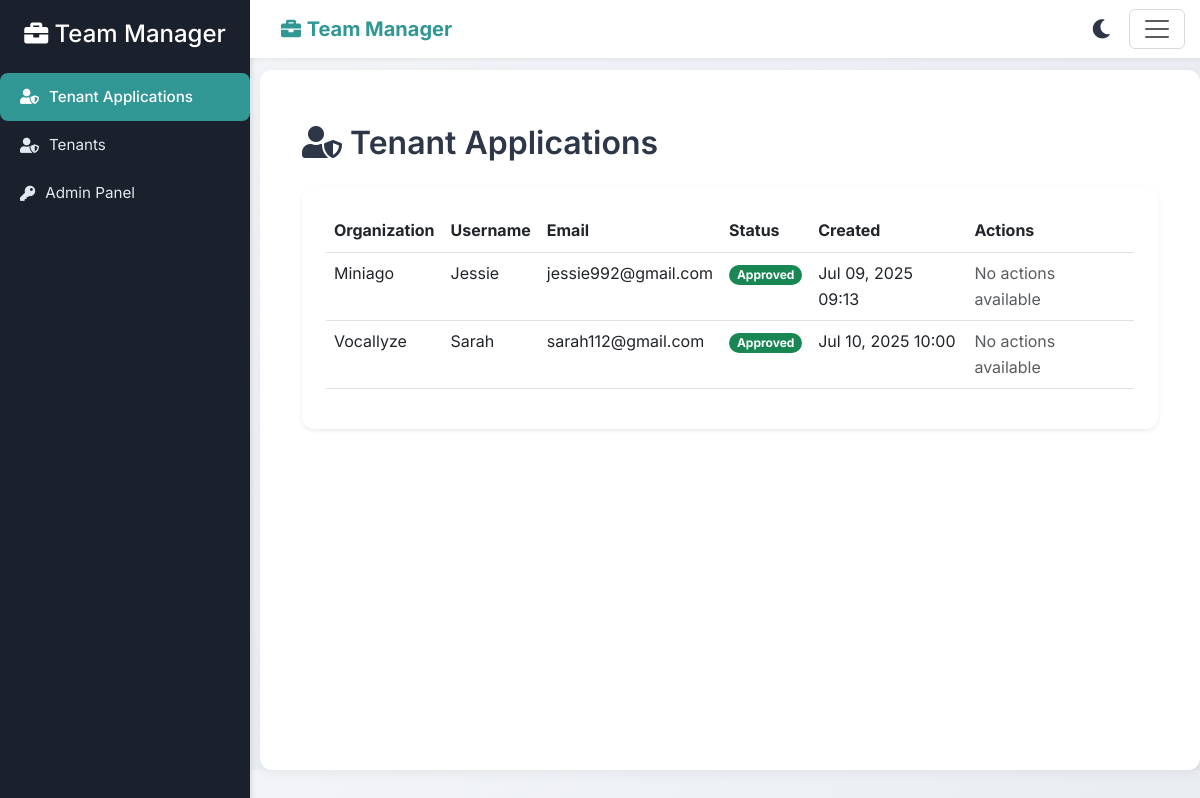
The page /tenants/tenant-applications/ (signed in) on the database its author committed.
### tenants/models.py (models this page shows, shortened)
class TenantApplication(models.Model):
    STATUS_CHOICES = [
        ('pending', 'Pending'),
        ('approved', 'Approved'),
        ('rejected', 'Rejected'),
    ]
    username = models.CharField(max_length=150, unique=True)
    email = models.EmailField(unique=True)
    password = models.CharField(max_length=255)
    organization_name = models.CharField(max_length=100, unique=True)
    slug = models.SlugField(max_length=100, unique=True)
    status = models.CharField(max_length=20, choices=STATUS_CHOICES, default='pending')
    created_at = models.DateTimeField(auto_now_add=True)
    updated_at = models.DateTimeField(auto_now=True)

### tenants/views.py (the view)
# urls.py: path('tenant-applications/', tenant_applications, name='tenant_applications'),
@login_required
def tenant_applications(request):
    if request.user.is_superuser:
        tenant_apps = TenantApplication.objects.all()
    else:
        HttpResponseForbidden(f'You are not authorized to view this')
    return render(request, 'tenants/tenant_applications.html', {'tenants': tenant_apps})

### documents/context_processors.py (called while the page is built)
def notification_count(request):
    print("Meer>>>>>", request)
    if request.user.is_authenticated:
        if request.user.is_superuser:
            user = CustomUser.objects.get(username=request.user.username)
        else:
            user = CustomUser.objects.get(username=request.user.username, tenant=request.tenant)
        count = UserNotification.objects.filter(user=user, dismissed=False).count()
        return {'unseen_notification_count': count}
    return {'unseen_notification_count': 0}

### documents/models.py (called while the page is built)
    def __str__(self):
        return self.username

### tenants/templates/tenants/tenant_applications.html (shortened to what this page needs)
{% extends "base.html" %}
{% load static %}
{% block content %}
<div class="container-fluid py-4">
    <h2 class="mb-4" style="font-weight: 600; color: #2d3748;">
        <i class="fas fa-user-shield me-2"></i>Tenant Applications
    </h2>
    <div class="card shadow-sm border-0" style="border-radius: 12px; background: #ffffff;">
        <div class="card-body p-4">
            {% if tenants %}
            <div class="table-responsive">
                <table class="table table-hover" aria-label="Tenant Applications Table">
                    <thead>
                        <tr style="background: #f8fafc; color: #2d3748;">
                            <th scope="col">Organization</th>
                            <th scope="col">Username</th>
                            <th scope="col">Email</th>
                            <th scope="col">Status</th>
                            <th scope="col">Created</th>
                            <th scope="col">Actions</th>
                        </tr>
                    </thead>
                    <tbody>
                        {% for tenant in tenants %}
                        <tr style="transition: background-color 0.2s ease;">
                            <td>{{ tenant.organization_name }}</td>
                            <td>{{ tenant.username }}</td>
                            <td>{{ tenant.email }}</td>
                            <td>
                                <span class="badge {% if tenant.status == 'pending' %}bg-warning text-dark{% elif tenant.status == 'approved' %}bg-success{% else %}bg-danger{% endif %}">
                                    {{ tenant.get_status_display }}
                                </span>
                            </td>
                            <td>{{ tenant.created_at|date:"M d, Y H:i" }}</td>
                            <td>
                                {% if tenant.status == 'pending' %}
                                <div class="d-flex gap-2">
                                    <form action="{% url 'create_tenant' tenant.id %}" method="post" class="d-inline">
                                        {% csrf_token %}
                                        <button type="submit" class="btn btn-sm btn-primary" title="Approve Tenant" aria-label="Approve Tenant">
                                            <i class="fas fa-check me-1"></i>Approve
                                        </button>
                                    </form>
                                    <form action="{% url 'reject_tenant' tenant.id %}" method="post" class="d-inline">
                                        {% csrf_token %}
                                        <button type="submit" class="btn btn-sm btn-outline-danger" title="Reject Tenant" aria-label="Reject Tenant">
                                            <i class="fas fa-times me-1"></i>Reject
                                        </button>
                                    </form>
                                </div>
                                {% else %}
                                <span class="text-muted">No actions available</span>
                                {% endif %}
                            </td>
                        </tr>
                        {% endfor %}
                    </tbody>
                </table>
            </div>
            {% else %}
            <div class="alert alert-info text-center" role="alert" style="border-radius: 8px; font-size: 0.9rem;">
                No tenant applications found.
            </div>
            {% endif %}
        </div>
    </div>
</div>
{% endblock %}

### documents/templates/base.html (style rules this page uses)
body { margin: 0; padding: 0; padding-top: 70px; font-family: 'Inter', 'Helvetica', 'Arial', sans-serif; background: linear-gradient(135deg, #f5f7fa 0%, #e2e7ec 100%); color: #2d3748; line-height: 1.6; font-size: 16px; transition: background 0.3s ease, color 0.3s ease; }
.badge { border-radius: 12px; }

### rows shown on the page
TenantApplication: organization_name "Miniago", username "Jessie", email "jessie992@gmail.com", status "Approved", created_at "Jul 09, 2025 09:13", shows "No actions available"
TenantApplication: organization_name "Vocallyze", username "Sarah", email "sarah112@gmail.com", status "Approved", created_at "Jul 10, 2025 10:00", shows "No actions available"

### other values the page prints
{{ tenant.name|default:"Team Manager" }} "Team Manager"
